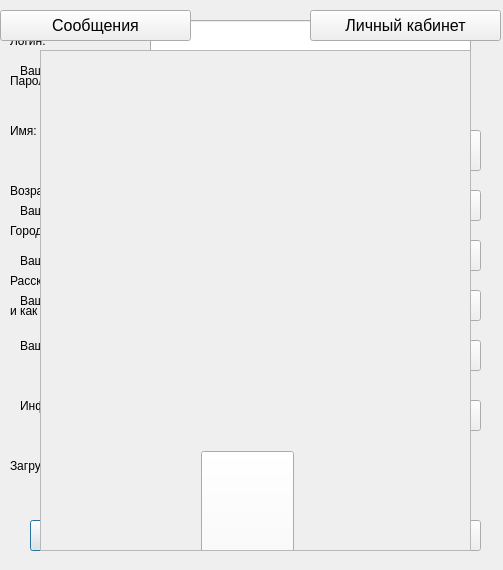
<?xml version="1.0" encoding="UTF-8"?>
<ui version="4.0">
 <class>Dialog</class>
 <widget class="QDialog" name="Dialog">
  <property name="enabled">
   <bool>true</bool>
  </property>
  <property name="geometry">
   <rect>
    <x>0</x>
    <y>0</y>
    <width>503</width>
    <height>570</height>
   </rect>
  </property>
  <property name="acceptDrops">
   <bool>false</bool>
  </property>
  <property name="windowTitle">
   <string>Dialog</string>
  </property>
  <property name="autoFillBackground">
   <bool>false</bool>
  </property>
  <property name="sizeGripEnabled">
   <bool>false</bool>
  </property>
  <property name="modal">
   <bool>false</bool>
  </property>
  <widget class="QLabel" name="main_label">
   <property name="geometry">
    <rect>
     <x>10</x>
     <y>10</y>
     <width>490</width>
     <height>341</height>
    </rect>
   </property>
   <property name="text">
    <string>&lt;html&gt;&lt;head/&gt;&lt;body&gt;&lt;p align=&quot;center&quot;&gt;&lt;span style=&quot; font-size:16pt;&quot;&gt;Знакомства&lt;/span&gt;&lt;/p&gt;&lt;/body&gt;&lt;/html&gt;</string>
   </property>
  </widget>
  <widget class="QLabel" name="login">
   <property name="geometry">
    <rect>
     <x>10</x>
     <y>20</y>
     <width>91</width>
     <height>41</height>
    </rect>
   </property>
   <property name="text">
    <string>Логин:</string>
   </property>
  </widget>
  <widget class="QLineEdit" name="login_input">
   <property name="geometry">
    <rect>
     <x>150</x>
     <y>20</y>
     <width>321</width>
     <height>40</height>
    </rect>
   </property>
  </widget>
  <widget class="QLineEdit" name="location_input">
   <property name="geometry">
    <rect>
     <x>150</x>
     <y>220</y>
     <width>321</width>
     <height>40</height>
    </rect>
   </property>
  </widget>
  <widget class="QLineEdit" name="password_input">
   <property name="geometry">
    <rect>
     <x>150</x>
     <y>70</y>
     <width>321</width>
     <height>40</height>
    </rect>
   </property>
   <property name="echoMode">
    <enum>QLineEdit::Password</enum>
   </property>
  </widget>
  <widget class="QLineEdit" name="name_input">
   <property name="geometry">
    <rect>
     <x>150</x>
     <y>120</y>
     <width>321</width>
     <height>40</height>
    </rect>
   </property>
  </widget>
  <widget class="QLabel" name="location">
   <property name="geometry">
    <rect>
     <x>10</x>
     <y>210</y>
     <width>91</width>
     <height>41</height>
    </rect>
   </property>
   <property name="text">
    <string>Город:</string>
   </property>
  </widget>
  <widget class="QLabel" name="age">
   <property name="geometry">
    <rect>
     <x>10</x>
     <y>170</y>
     <width>91</width>
     <height>41</height>
    </rect>
   </property>
   <property name="text">
    <string>Возраст</string>
   </property>
  </widget>
  <widget class="QLabel" name="name">
   <property name="geometry">
    <rect>
     <x>10</x>
     <y>110</y>
     <width>91</width>
     <height>41</height>
    </rect>
   </property>
   <property name="text">
    <string>Имя:</string>
   </property>
  </widget>
  <widget class="QLabel" name="password">
   <property name="geometry">
    <rect>
     <x>10</x>
     <y>60</y>
     <width>91</width>
     <height>41</height>
    </rect>
   </property>
   <property name="text">
    <string>Пароль:</string>
   </property>
  </widget>
  <widget class="QLabel" name="description">
   <property name="geometry">
    <rect>
     <x>10</x>
     <y>260</y>
     <width>131</width>
     <height>41</height>
    </rect>
   </property>
   <property name="text">
    <string>Расскажите какой вы:</string>
   </property>
  </widget>
  <widget class="QTextEdit" name="description_input">
   <property name="geometry">
    <rect>
     <x>150</x>
     <y>270</y>
     <width>321</width>
     <height>131</height>
    </rect>
   </property>
  </widget>
  <widget class="QSpinBox" name="age_input">
   <property name="geometry">
    <rect>
     <x>150</x>
     <y>180</y>
     <width>71</width>
     <height>31</height>
    </rect>
   </property>
  </widget>
  <widget class="QPushButton" name="autorizationbtn">
   <property name="geometry">
    <rect>
     <x>30</x>
     <y>520</y>
     <width>201</width>
     <height>31</height>
    </rect>
   </property>
   <property name="font">
    <font>
     <pointsize>12</pointsize>
    </font>
   </property>
   <property name="text">
    <string>Авторизация</string>
   </property>
  </widget>
  <widget class="QPushButton" name="regbtn">
   <property name="geometry">
    <rect>
     <x>280</x>
     <y>520</y>
     <width>201</width>
     <height>31</height>
    </rect>
   </property>
   <property name="font">
    <font>
     <pointsize>12</pointsize>
    </font>
   </property>
   <property name="text">
    <string>Регистрация</string>
   </property>
  </widget>
  <widget class="QPushButton" name="load_imagebtn">
   <property name="geometry">
    <rect>
     <x>160</x>
     <y>450</y>
     <width>121</width>
     <height>31</height>
    </rect>
   </property>
   <property name="text">
    <string>Загрузить</string>
   </property>
  </widget>
  <widget class="QLabel" name="image">
   <property name="geometry">
    <rect>
     <x>10</x>
     <y>450</y>
     <width>131</width>
     <height>31</height>
    </rect>
   </property>
   <property name="text">
    <string>Загрузите фотографию:</string>
   </property>
  </widget>
  <widget class="QLabel" name="image_out">
   <property name="geometry">
    <rect>
     <x>310</x>
     <y>420</y>
     <width>130</width>
     <height>90</height>
    </rect>
   </property>
   <property name="text">
    <string/>
   </property>
  </widget>
  <widget class="QLabel" name="age_user">
   <property name="geometry">
    <rect>
     <x>90</x>
     <y>330</y>
     <width>71</width>
     <height>31</height>
    </rect>
   </property>
   <property name="font">
    <font>
     <pointsize>12</pointsize>
    </font>
   </property>
   <property name="text">
    <string>Возраст,</string>
   </property>
  </widget>
  <widget class="QLabel" name="image_user">
   <property name="geometry">
    <rect>
     <x>130</x>
     <y>70</y>
     <width>261</width>
     <height>231</height>
    </rect>
   </property>
   <property name="text">
    <string/>
   </property>
  </widget>
  <widget class="QLabel" name="name_user">
   <property name="geometry">
    <rect>
     <x>50</x>
     <y>330</y>
     <width>41</width>
     <height>31</height>
    </rect>
   </property>
   <property name="font">
    <font>
     <pointsize>12</pointsize>
    </font>
   </property>
   <property name="text">
    <string>Имя,</string>
   </property>
  </widget>
  <widget class="QLabel" name="description_user">
   <property name="geometry">
    <rect>
     <x>50</x>
     <y>360</y>
     <width>341</width>
     <height>101</height>
    </rect>
   </property>
   <property name="text">
    <string>Информация о себе</string>
   </property>
  </widget>
  <widget class="QLabel" name="location_user">
   <property name="geometry">
    <rect>
     <x>160</x>
     <y>330</y>
     <width>71</width>
     <height>31</height>
    </rect>
   </property>
   <property name="font">
    <font>
     <pointsize>12</pointsize>
    </font>
   </property>
   <property name="text">
    <string>Город</string>
   </property>
  </widget>
  <widget class="QPushButton" name="change_description_btn">
   <property name="geometry">
    <rect>
     <x>320</x>
     <y>400</y>
     <width>161</width>
     <height>31</height>
    </rect>
   </property>
   <property name="text">
    <string>Изменить информацию</string>
   </property>
  </widget>
  <widget class="QLabel" name="your_login">
   <property name="geometry">
    <rect>
     <x>110</x>
     <y>200</y>
     <width>161</width>
     <height>21</height>
    </rect>
   </property>
   <property name="text">
    <string>логин чела</string>
   </property>
  </widget>
  <widget class="QLabel" name="your_avatar">
   <property name="geometry">
    <rect>
     <x>150</x>
     <y>10</y>
     <width>161</width>
     <height>141</height>
    </rect>
   </property>
   <property name="text">
    <string/>
   </property>
  </widget>
  <widget class="QLabel" name="your_description_label">
   <property name="geometry">
    <rect>
     <x>20</x>
     <y>390</y>
     <width>121</width>
     <height>31</height>
    </rect>
   </property>
   <property name="text">
    <string>Информация о вас:</string>
   </property>
  </widget>
  <widget class="QLabel" name="your_local">
   <property name="geometry">
    <rect>
     <x>110</x>
     <y>280</y>
     <width>181</width>
     <height>41</height>
    </rect>
   </property>
   <property name="text">
    <string>Город чела</string>
   </property>
  </widget>
  <widget class="QLabel" name="your_image_label">
   <property name="geometry">
    <rect>
     <x>20</x>
     <y>50</y>
     <width>141</width>
     <height>41</height>
    </rect>
   </property>
   <property name="text">
    <string>Ваша фотография:</string>
   </property>
  </widget>
  <widget class="QLabel" name="your_pass">
   <property name="geometry">
    <rect>
     <x>110</x>
     <y>250</y>
     <width>181</width>
     <height>16</height>
    </rect>
   </property>
   <property name="text">
    <string>Сам придумаешь чо написать</string>
   </property>
  </widget>
  <widget class="QLabel" name="your_age_label">
   <property name="geometry">
    <rect>
     <x>20</x>
     <y>330</y>
     <width>81</width>
     <height>31</height>
    </rect>
   </property>
   <property name="text">
    <string>Ваш возраст:</string>
   </property>
  </widget>
  <widget class="QLabel" name="your_age">
   <property name="geometry">
    <rect>
     <x>110</x>
     <y>320</y>
     <width>181</width>
     <height>51</height>
    </rect>
   </property>
   <property name="text">
    <string>Возраст</string>
   </property>
  </widget>
  <widget class="QLabel" name="your_pass_label">
   <property name="geometry">
    <rect>
     <x>20</x>
     <y>250</y>
     <width>81</width>
     <height>21</height>
    </rect>
   </property>
   <property name="text">
    <string>Ваш пароль:</string>
   </property>
  </widget>
  <widget class="QLabel" name="your_local_label">
   <property name="geometry">
    <rect>
     <x>20</x>
     <y>290</y>
     <width>81</width>
     <height>21</height>
    </rect>
   </property>
   <property name="text">
    <string>Ваш город:</string>
   </property>
  </widget>
  <widget class="QPushButton" name="load_new_avata_btn">
   <property name="geometry">
    <rect>
     <x>320</x>
     <y>130</y>
     <width>161</width>
     <height>41</height>
    </rect>
   </property>
   <property name="text">
    <string>Загрузить новое фото</string>
   </property>
  </widget>
  <widget class="QPlainTextEdit" name="your_description">
   <property name="geometry">
    <rect>
     <x>140</x>
     <y>400</y>
     <width>171</width>
     <height>91</height>
    </rect>
   </property>
  </widget>
  <widget class="QLabel" name="your_login_label">
   <property name="geometry">
    <rect>
     <x>20</x>
     <y>190</y>
     <width>81</width>
     <height>41</height>
    </rect>
   </property>
   <property name="text">
    <string>Ваш логин:</string>
   </property>
  </widget>
  <widget class="QPushButton" name="change_age_btn">
   <property name="geometry">
    <rect>
     <x>320</x>
     <y>340</y>
     <width>161</width>
     <height>31</height>
    </rect>
   </property>
   <property name="text">
    <string>Изменить возраст</string>
   </property>
  </widget>
  <widget class="QPushButton" name="change_pass_btn">
   <property name="geometry">
    <rect>
     <x>320</x>
     <y>240</y>
     <width>161</width>
     <height>31</height>
    </rect>
   </property>
   <property name="text">
    <string>Изменить пароль</string>
   </property>
  </widget>
  <widget class="QPushButton" name="change_login_btn">
   <property name="geometry">
    <rect>
     <x>320</x>
     <y>190</y>
     <width>161</width>
     <height>31</height>
    </rect>
   </property>
   <property name="text">
    <string>Изменить логин</string>
   </property>
  </widget>
  <widget class="QPushButton" name="person_acc_btn">
   <property name="geometry">
    <rect>
     <x>310</x>
     <y>10</y>
     <width>191</width>
     <height>31</height>
    </rect>
   </property>
   <property name="font">
    <font>
     <pointsize>12</pointsize>
    </font>
   </property>
   <property name="text">
    <string>Личный кабинет</string>
   </property>
  </widget>
  <widget class="QPushButton" name="change_local_btn">
   <property name="geometry">
    <rect>
     <x>320</x>
     <y>290</y>
     <width>161</width>
     <height>31</height>
    </rect>
   </property>
   <property name="text">
    <string>Изменить город</string>
   </property>
  </widget>
  <widget class="QPushButton" name="login1_btn">
   <property name="geometry">
    <rect>
     <x>150</x>
     <y>240</y>
     <width>171</width>
     <height>31</height>
    </rect>
   </property>
   <property name="text">
    <string>Подтвердить</string>
   </property>
  </widget>
  <widget class="QLabel" name="login1_label">
   <property name="geometry">
    <rect>
     <x>150</x>
     <y>170</y>
     <width>211</width>
     <height>21</height>
    </rect>
   </property>
   <property name="font">
    <font>
     <pointsize>12</pointsize>
    </font>
   </property>
   <property name="text">
    <string>Введите новый логин:</string>
   </property>
  </widget>
  <widget class="QLineEdit" name="login1_input">
   <property name="geometry">
    <rect>
     <x>150</x>
     <y>200</y>
     <width>171</width>
     <height>20</height>
    </rect>
   </property>
  </widget>
  <widget class="QLineEdit" name="pass1_input">
   <property name="geometry">
    <rect>
     <x>150</x>
     <y>180</y>
     <width>211</width>
     <height>21</height>
    </rect>
   </property>
   <property name="echoMode">
    <enum>QLineEdit::Password</enum>
   </property>
  </widget>
  <widget class="QLabel" name="pass2_label">
   <property name="geometry">
    <rect>
     <x>150</x>
     <y>220</y>
     <width>251</width>
     <height>21</height>
    </rect>
   </property>
   <property name="font">
    <font>
     <pointsize>12</pointsize>
    </font>
   </property>
   <property name="text">
    <string>Введите новый пароль:</string>
   </property>
  </widget>
  <widget class="QLabel" name="pass1_label">
   <property name="geometry">
    <rect>
     <x>150</x>
     <y>150</y>
     <width>251</width>
     <height>21</height>
    </rect>
   </property>
   <property name="font">
    <font>
     <pointsize>12</pointsize>
    </font>
   </property>
   <property name="text">
    <string>Введите старый пароль:</string>
   </property>
  </widget>
  <widget class="QPushButton" name="pass1_btn">
   <property name="geometry">
    <rect>
     <x>150</x>
     <y>300</y>
     <width>211</width>
     <height>41</height>
    </rect>
   </property>
   <property name="text">
    <string>Подтвердить</string>
   </property>
  </widget>
  <widget class="QLineEdit" name="pass2_input">
   <property name="geometry">
    <rect>
     <x>150</x>
     <y>260</y>
     <width>211</width>
     <height>21</height>
    </rect>
   </property>
   <property name="echoMode">
    <enum>QLineEdit::Password</enum>
   </property>
  </widget>
  <widget class="QPushButton" name="local1_btn">
   <property name="geometry">
    <rect>
     <x>150</x>
     <y>250</y>
     <width>171</width>
     <height>41</height>
    </rect>
   </property>
   <property name="text">
    <string>Подтвердить</string>
   </property>
  </widget>
  <widget class="QLabel" name="local1_label">
   <property name="geometry">
    <rect>
     <x>150</x>
     <y>160</y>
     <width>181</width>
     <height>41</height>
    </rect>
   </property>
   <property name="font">
    <font>
     <pointsize>12</pointsize>
    </font>
   </property>
   <property name="text">
    <string>Введите новый город:</string>
   </property>
  </widget>
  <widget class="QLineEdit" name="local1_input">
   <property name="geometry">
    <rect>
     <x>150</x>
     <y>200</y>
     <width>171</width>
     <height>31</height>
    </rect>
   </property>
  </widget>
  <widget class="QPushButton" name="age1_btn">
   <property name="geometry">
    <rect>
     <x>140</x>
     <y>230</y>
     <width>211</width>
     <height>41</height>
    </rect>
   </property>
   <property name="text">
    <string>Подтвердить</string>
   </property>
  </widget>
  <widget class="QLabel" name="age1_label">
   <property name="geometry">
    <rect>
     <x>150</x>
     <y>150</y>
     <width>191</width>
     <height>31</height>
    </rect>
   </property>
   <property name="font">
    <font>
     <pointsize>12</pointsize>
    </font>
   </property>
   <property name="text">
    <string>Укажите новый возраст:</string>
   </property>
  </widget>
  <widget class="QSpinBox" name="age1_input">
   <property name="geometry">
    <rect>
     <x>140</x>
     <y>190</y>
     <width>211</width>
     <height>22</height>
    </rect>
   </property>
  </widget>
  <widget class="QLabel" name="label">
   <property name="geometry">
    <rect>
     <x>10</x>
     <y>300</y>
     <width>141</width>
     <height>21</height>
    </rect>
   </property>
   <property name="text">
    <string>и как с вами связаться</string>
   </property>
  </widget>
  <widget class="QPushButton" name="messages_btn">
   <property name="geometry">
    <rect>
     <x>0</x>
     <y>10</y>
     <width>191</width>
     <height>31</height>
    </rect>
   </property>
   <property name="font">
    <font>
     <pointsize>12</pointsize>
    </font>
   </property>
   <property name="text">
    <string>Сообщения</string>
   </property>
  </widget>
  <widget class="QWidget" name="gridLayoutWidget">
   <property name="geometry">
    <rect>
     <x>40</x>
     <y>50</y>
     <width>431</width>
     <height>501</height>
    </rect>
   </property>
   <layout class="QGridLayout" name="gridLayout">
    <item row="0" column="0">
     <widget class="QScrollArea" name="scrollArea">
      <property name="widgetResizable">
       <bool>true</bool>
      </property>
      <widget class="QWidget" name="scrollAreaWidgetContents">
       <property name="geometry">
        <rect>
         <x>0</x>
         <y>0</y>
         <width>427</width>
         <height>497</height>
        </rect>
       </property>
       <widget class="QPushButton" name="pushButton">
        <property name="geometry">
         <rect>
          <x>160</x>
          <y>400</y>
          <width>93</width>
          <height>321</height>
         </rect>
        </property>
        <property name="text">
         <string>PushButton</string>
        </property>
       </widget>
      </widget>
     </widget>
    </item>
   </layout>
  </widget>
 </widget>
 <resources/>
 <connections/>
</ui>
